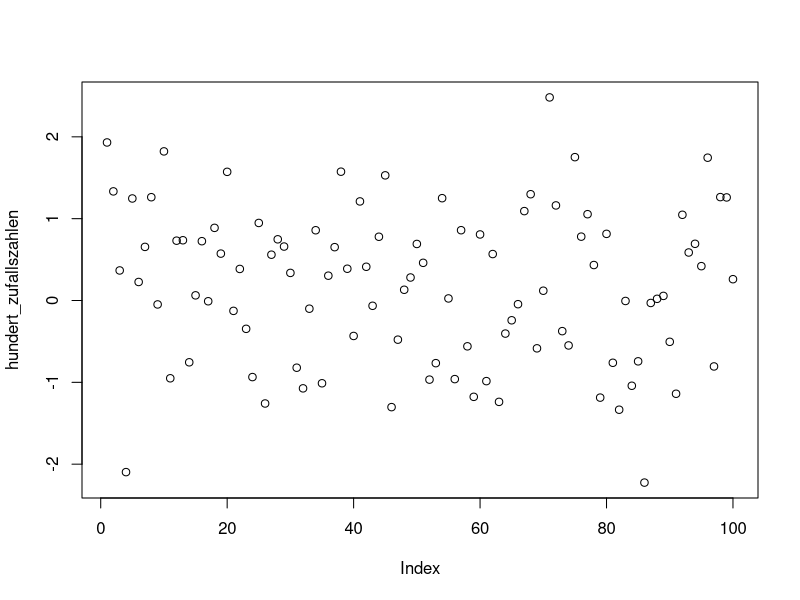

Generate this figure with R:
## ---- chunk 1
 hundert_zufallszahlen <- rnorm(100)
 hundert_zufallszahlen
## ---- chunk 2
 plot(hundert_zufallszahlen)
